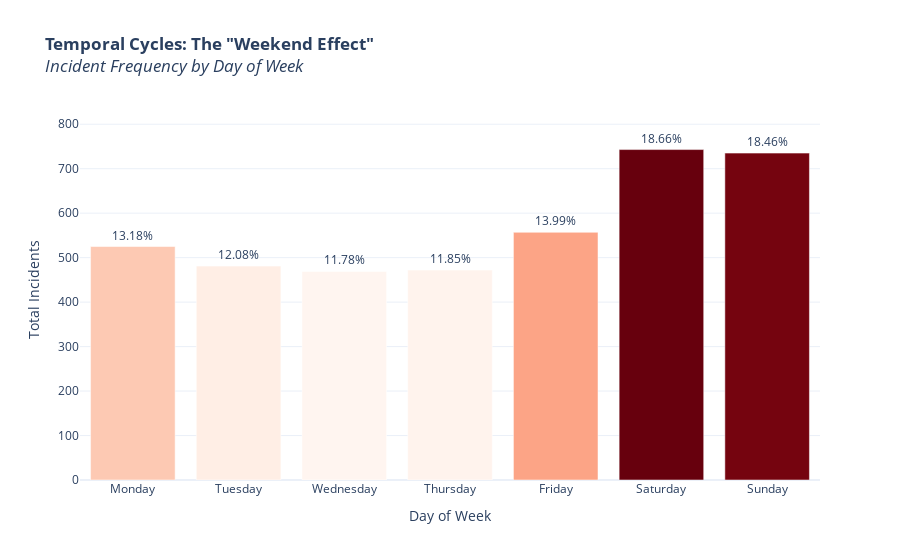

Source (notebook cell):
### Code cell
df_weekend = result_weekend

fig_weekend = px.bar(
    df_weekend, 
    x='day_name', 
    y='incident_count', 
    title='<b>Temporal Cycles: The "Weekend Effect"</b><br><i>Incident Frequency by Day of Week</i>',
    color='incident_count',
    color_continuous_scale='Reds', 
    template='plotly_white',
    text='percentage_share' 
)


fig_weekend.update_layout(
    xaxis_title="Day of Week",
    yaxis_title="Total Incidents",
    coloraxis_showscale=False
)

fig_weekend.update_traces(texttemplate='%{text}%', textposition='outside')

max_y = df_weekend['incident_count'].max()

fig_weekend.update_layout(
    yaxis_range=[0, max_y * 1.15]
)
fig_weekend.show()

### Figure 1 — Plotly figure (JSON) as saved in the notebook; plotly's stock layout.template omitted (floating-point values rounded to 4 significant figures)
{"data": [{"hovertemplate": "day_name=%{x}<br>incident_count=%{marker.color}<br>percentage_share=%{text}<extra></extra>", "legendgroup": "", "marker": {"color": [525, 481, 469, 472, 557, 743, 735], "coloraxis": "coloraxis", "pattern": {"shape": ""}}, "name": "", "orientation": "v", "showlegend": false, "text": [13.18, 12.08, 11.78, 11.85, 13.99, 18.66, 18.46], "textposition": "outside", "texttemplate": "%{text}%", "type": "bar", "x": ["Monday", "Tuesday", "Wednesday", "Thursday", "Friday", "Saturday", "Sunday"], "xaxis": "x", "y": [525, 481, 469, 472, 557, 743, 735], "yaxis": "y"}], "layout": {"barmode": "relative", "coloraxis": {"colorbar": {"title": {"text": "incident_count"}}, "colorscale": [[0, "rgb(255,245,240)"], [0.125, "rgb(254,224,210)"], [0.25, "rgb(252,187,161)"], [0.375, "rgb(252,146,114)"], [0.5, "rgb(251,106,74)"], [0.625, "rgb(239,59,44)"], [0.75, "rgb(203,24,29)"], [0.875, "rgb(165,15,21)"], [1, "rgb(103,0,13)"]], "showscale": false}, "legend": {"tracegroupgap": 0}, "title": {"text": "<b>Temporal Cycles: The \"Weekend Effect\"</b><br><i>Incident Frequency by Day of Week</i>"}, "xaxis": {"anchor": "y", "domain": [0, 1], "title": {"text": "Day of Week"}}, "yaxis": {"anchor": "x", "domain": [0, 1], "range": [0, 854.4], "title": {"text": "Total Incidents"}}}}
